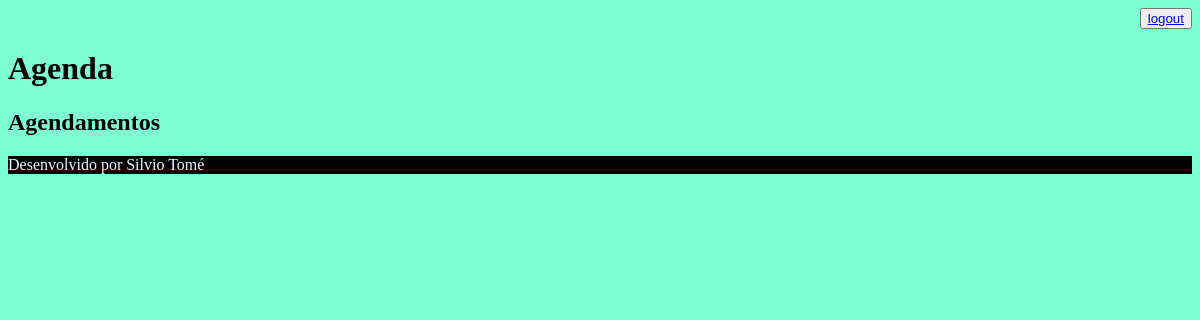
/agenda/ (signed in), run on an earlier commit of the app's database.
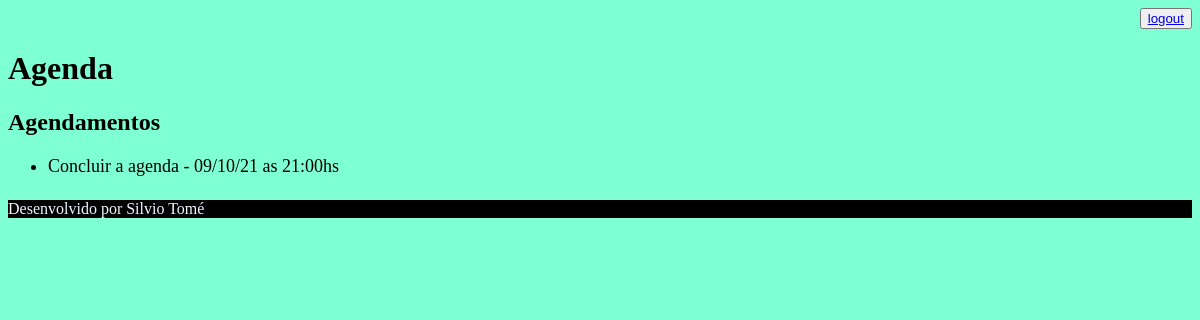
And on a later commit of the database.
### core/models.py (models this page shows, shortened)
class Evento(models.Model):
    titulo = models.CharField(max_length=100)
    descricao = models.TextField(blank=True, null=True)
    data_evento = models.DateTimeField(verbose_name='Data do Evento')
    data_criacao = models.DateTimeField(auto_now=True)
    usuario = models.ForeignKey(User, on_delete=models.CASCADE)
    class Meta:
        db_table = 'evento'
    def get_data_evento(self):
        return self.data_evento.strftime('%d/%m/%y as %H:%Mhs ')

### core/views.py (the view)
# urls.py: path('agenda/', views.lista_eventos),
@login_required(login_url='/login/')
def lista_eventos(request):
    usuario = request.user
    evento = Evento.objects.filter(usuario=usuario)
    dados = {'eventos': evento}
    return render(request, 'agenda.html', dados)

### templates/agenda.html
{% extends 'model-page.html' %}
{% block content %}
    <h2>Agendamentos</h2>
    <ul style="font-size: 18px">
        {%  for evento in eventos %}
            <li style="padding-bottom: 5px">{{ evento.titulo }} - {{ evento.get_data_evento }}</li>
        {% endfor %}
    </ul>
{% endblock %}

### templates/model-page.html
<!DOCTYPE html>
<html lang="pt-br">
<head>
    {% include 'model-header.html' %}
</head>
<body style="background-color: aquamarine">
    {% block content %} {% endblock %}
    {% include 'model-footer.html' %}
</body>
</html>

### templates/model-header.html (shortened to what this page needs)
<div align="right">
    <button type="submit">
    <a href="/logout">logout</a>
    </button>
</div>
<h1>Agenda</h1>

### templates/model-footer.html
<div style="background-color: black ">
    <p style="color: aliceblue">Desenvolvido por Silvio Tomé</p>
</div>

What changed in the data, as far as the page shows it:
added Evento: titulo "Concluir a agenda", get_data_evento "09/10/21 as 21:00hs"
